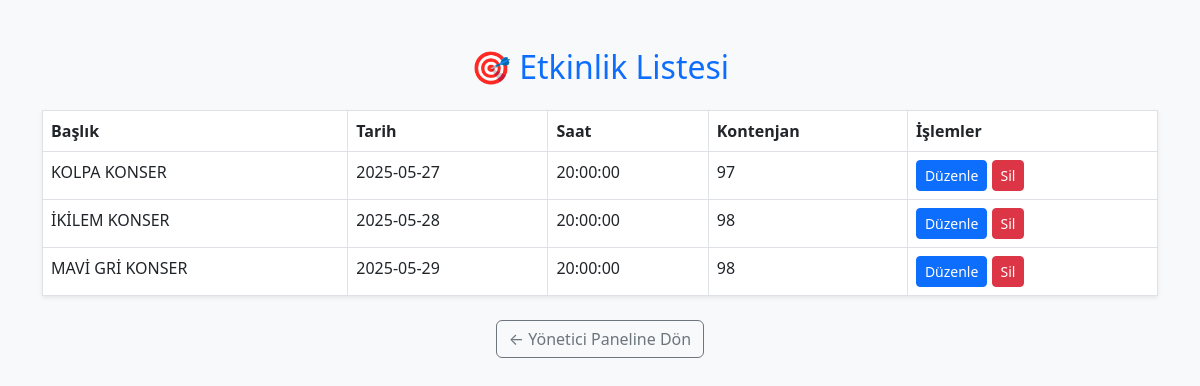
Page /etkinlik_listele.php (signed in) on the committed database.
### tables this page shows
CREATE TABLE `events` (
  `id` int(11) NOT NULL,
  `title` varchar(255) NOT NULL,
  `description` text DEFAULT NULL,
  `date` date NOT NULL,
  `time` time NOT NULL,
  `location` varchar(255) DEFAULT NULL,
  `category` varchar(100) DEFAULT NULL,
  `weather_info` varchar(255) DEFAULT NULL,
  `capacity` int(11) NOT NULL,
  `available_seats` int(11) NOT NULL,
  `ticket_category` varchar(50) DEFAULT NULL,
  `ticket_price` int(11) DEFAULT NULL,
  `created_by` int(11) DEFAULT NULL,
  `created_at` timestamp NOT NULL DEFAULT current_timestamp()
);

### etkinlik_listele.php (the view, shortened to what this page needs)
<?php
include("baglanti.php");
$etkinlikler = mysqli_query($baglanti, "SELECT * FROM events ORDER BY date ASC");
?>
<!DOCTYPE html>
<html lang="tr">
<head>
    <link href="https://cdn.jsdelivr.net/npm/bootstrap@5.3.0/dist/css/bootstrap.min.css" rel="stylesheet">
</head>
<body class="bg-light">
    <div class="container py-5">
        <h2 class="mb-4 text-center text-primary">🎯 Etkinlik Listesi</h2>
        <table class="table table-bordered bg-white shadow-sm">
            <thead class="text-white bg-primary">
                <tr>
                    <th>Başlık</th>
                    <th>Tarih</th>
                    <th>Saat</th>
                    <th>Kontenjan</th>
                    <th>İşlemler</th>
                </tr>
            </thead>
            <tbody>
            <?php while ($etkinlik = mysqli_fetch_assoc($etkinlikler)) { ?>
                <tr>
                    <td><?php echo $etkinlik["title"]; ?></td>
                    <td><?php echo $etkinlik["date"]; ?></td>
                    <td><?php echo $etkinlik["time"]; ?></td>
                    <td><?php echo $etkinlik["available_seats"]; ?></td>
                    <td>
                        <a href="etkinlik_duzenle.php?id=<?php echo $etkinlik["id"]; ?>" class="btn btn-sm btn-primary">Düzenle</a>
                        <a href="etkinlik_sil.php?id=<?php echo $etkinlik["id"]; ?>"
                           class="btn btn-sm btn-danger"
                           onclick="return confirm('Bu etkinliği silmek istediğinize emin misiniz?');">
                           Sil
                        </a>
                    </td>
                </tr>
            <?php } ?>
            </tbody>
        </table>
        <div class="text-center mt-4">
            <a href="admin_paneli.php" class="btn btn-outline-secondary">← Yönetici Paneline Dön</a>
        </div>
    </div>
</body>
</html>

### rows in the picture
events: title "KOLPA KONSER", date "2025-05-27", time "20:00:00", available_seats "97"
events: title "İKİLEM KONSER", date "2025-05-28", time "20:00:00", available_seats "98"
events: title "MAVİ GRİ KONSER", date "2025-05-29", time "20:00:00", available_seats "98"
